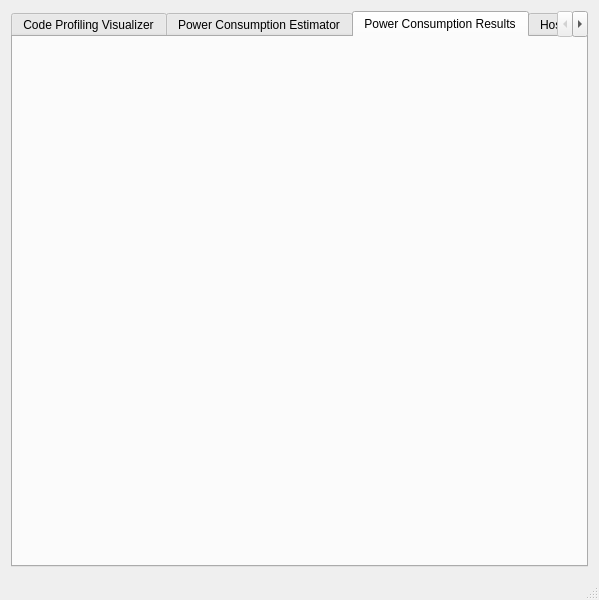
<?xml version="1.0" encoding="UTF-8"?>
<ui version="4.0">
 <class>MainWindow</class>
 <widget class="QMainWindow" name="MainWindow">
  <property name="geometry">
   <rect>
    <x>0</x>
    <y>0</y>
    <width>599</width>
    <height>600</height>
   </rect>
  </property>
  <property name="windowTitle">
   <string>MainWindow</string>
  </property>
  <widget class="QWidget" name="centralWidget">
   <layout class="QGridLayout" name="gridLayout">
    <item row="0" column="0">
     <widget class="QTabWidget" name="tabWidget">
      <property name="currentIndex">
       <number>2</number>
      </property>
      <widget class="QWidget" name="tab_8">
       <attribute name="title">
        <string>Code Profiling Visualizer</string>
       </attribute>
       <layout class="QGridLayout" name="gridLayout_26">
        <item row="0" column="0">
         <layout class="QGridLayout" name="gridLayout_25">
          <item row="5" column="0" colspan="2">
           <widget class="QPushButton" name="pushButton_8">
            <property name="text">
             <string>Profiling Launch!</string>
            </property>
           </widget>
          </item>
          <item row="0" column="0">
           <widget class="QLabel" name="label_58">
            <property name="text">
             <string>Execution Code Location</string>
            </property>
           </widget>
          </item>
          <item row="1" column="1">
           <widget class="QLineEdit" name="lineEdit_8"/>
          </item>
          <item row="4" column="0">
           <widget class="QLabel" name="label_63">
            <property name="text">
             <string/>
            </property>
           </widget>
          </item>
          <item row="1" column="0">
           <widget class="QLabel" name="label_65">
            <property name="text">
             <string>Input File</string>
            </property>
           </widget>
          </item>
          <item row="2" column="1">
           <widget class="QLineEdit" name="lineEdit_9"/>
          </item>
          <item row="0" column="1">
           <widget class="QLineEdit" name="lineEdit_7"/>
          </item>
          <item row="3" column="0">
           <widget class="QLabel" name="label_64">
            <property name="text">
             <string/>
            </property>
           </widget>
          </item>
          <item row="2" column="0">
           <widget class="QLabel" name="label_66">
            <property name="text">
             <string>Argument</string>
            </property>
           </widget>
          </item>
         </layout>
        </item>
       </layout>
      </widget>
      <widget class="QWidget" name="tab_7">
       <attribute name="title">
        <string>Power Consumption Estimator</string>
       </attribute>
       <layout class="QGridLayout" name="gridLayout_53">
        <item row="0" column="0">
         <layout class="QGridLayout" name="gridLayout_52">
          <item row="4" column="1">
           <widget class="QLineEdit" name="hw_info_dir"/>
          </item>
          <item row="2" column="1">
           <widget class="QLineEdit" name="tau_dir"/>
          </item>
          <item row="7" column="0">
           <widget class="QLabel" name="label_134">
            <property name="text">
             <string/>
            </property>
           </widget>
          </item>
          <item row="3" column="0">
           <widget class="QLabel" name="label_137">
            <property name="text">
             <string>SMPI Binary</string>
            </property>
           </widget>
          </item>
          <item row="4" column="2">
           <widget class="QPushButton" name="pushButton_12">
            <property name="text">
             <string>Browse</string>
            </property>
           </widget>
          </item>
          <item row="8" column="0" colspan="3">
           <widget class="QPushButton" name="pushButton_17">
            <property name="text">
             <string>Run</string>
            </property>
           </widget>
          </item>
          <item row="0" column="0">
           <widget class="QLabel" name="label_133">
            <property name="text">
             <string>MPI Binary</string>
            </property>
           </widget>
          </item>
          <item row="2" column="0">
           <widget class="QLabel" name="label_135">
            <property name="text">
             <string>TAU Binary</string>
            </property>
           </widget>
          </item>
          <item row="4" column="0">
           <widget class="QLabel" name="label_136">
            <property name="text">
             <string>Hardware Information </string>
            </property>
           </widget>
          </item>
          <item row="3" column="1">
           <widget class="QLineEdit" name="smpi_dir"/>
          </item>
          <item row="0" column="1">
           <widget class="QLineEdit" name="mpi_dir"/>
          </item>
          <item row="3" column="2">
           <widget class="QPushButton" name="pushButton_11">
            <property name="text">
             <string>Browse</string>
            </property>
           </widget>
          </item>
          <item row="2" column="2">
           <widget class="QPushButton" name="pushButton_10">
            <property name="text">
             <string>Browse</string>
            </property>
           </widget>
          </item>
          <item row="0" column="2">
           <widget class="QPushButton" name="pushButton_9">
            <property name="text">
             <string>Browse</string>
            </property>
           </widget>
          </item>
         </layout>
        </item>
       </layout>
      </widget>
      <widget class="QWidget" name="Results">
       <attribute name="title">
        <string>Power Consumption Results</string>
       </attribute>
      </widget>
      <widget class="QWidget" name="tab">
       <attribute name="title">
        <string>Host Usage Overview</string>
       </attribute>
       <layout class="QGridLayout" name="gridLayout_10">
        <item row="0" column="0">
         <layout class="QGridLayout" name="gridLayout_2"/>
        </item>
       </layout>
      </widget>
      <widget class="QWidget" name="tab_2">
       <attribute name="title">
        <string>Device Usage Overview</string>
       </attribute>
       <layout class="QGridLayout" name="gridLayout_3">
        <item row="0" column="0">
         <widget class="QFrame" name="frame">
          <layout class="QGridLayout" name="gridLayout_4"/>
         </widget>
        </item>
       </layout>
      </widget>
      <widget class="QWidget" name="tab_3">
       <attribute name="title">
        <string>Device Processor Usage</string>
       </attribute>
       <layout class="QGridLayout" name="gridLayout_5">
        <item row="0" column="0">
         <widget class="QFrame" name="frame">
          <property name="sizePolicy">
           <sizepolicy hsizetype="Preferred" vsizetype="Maximum">
            <horstretch>0</horstretch>
            <verstretch>0</verstretch>
           </sizepolicy>
          </property>
          <property name="frameShape">
           <enum>QFrame::StyledPanel</enum>
          </property>
          <property name="frameShadow">
           <enum>QFrame::Raised</enum>
          </property>
          <layout class="QVBoxLayout" name="verticalLayout">
           <item>
            <widget class="QLabel" name="PU_Label_1">
             <property name="text">
              <string>Device</string>
             </property>
             <property name="alignment">
              <set>Qt::AlignCenter</set>
             </property>
            </widget>
           </item>
           <item>
            <widget class="QComboBox" name="PU_Device_comboBox"/>
           </item>
          </layout>
         </widget>
        </item>
        <item row="0" column="1">
         <widget class="QFrame" name="frame_2">
          <property name="sizePolicy">
           <sizepolicy hsizetype="Preferred" vsizetype="Maximum">
            <horstretch>0</horstretch>
            <verstretch>0</verstretch>
           </sizepolicy>
          </property>
          <property name="frameShape">
           <enum>QFrame::StyledPanel</enum>
          </property>
          <property name="frameShadow">
           <enum>QFrame::Raised</enum>
          </property>
          <layout class="QVBoxLayout" name="verticalLayout_2">
           <item>
            <widget class="QLabel" name="PU_Label_2">
             <property name="text">
              <string>Type</string>
             </property>
             <property name="alignment">
              <set>Qt::AlignCenter</set>
             </property>
            </widget>
           </item>
           <item>
            <widget class="QComboBox" name="PU_Type_comboBox">
             <item>
              <property name="text">
               <string>Double</string>
              </property>
             </item>
             <item>
              <property name="text">
               <string>Single</string>
              </property>
             </item>
             <item>
              <property name="text">
               <string>Int</string>
              </property>
             </item>
             <item>
              <property name="text">
               <string>Long</string>
              </property>
             </item>
            </widget>
           </item>
          </layout>
         </widget>
        </item>
        <item row="1" column="0" colspan="2">
         <layout class="QGridLayout" name="gridLayout_6"/>
        </item>
       </layout>
      </widget>
      <widget class="QWidget" name="tab_4">
       <attribute name="title">
        <string>Device Memory Usage</string>
       </attribute>
       <layout class="QGridLayout" name="gridLayout_7">
        <item row="0" column="0">
         <widget class="QFrame" name="frame_3">
          <property name="sizePolicy">
           <sizepolicy hsizetype="Preferred" vsizetype="Maximum">
            <horstretch>0</horstretch>
            <verstretch>0</verstretch>
           </sizepolicy>
          </property>
          <property name="frameShape">
           <enum>QFrame::StyledPanel</enum>
          </property>
          <property name="frameShadow">
           <enum>QFrame::Raised</enum>
          </property>
          <layout class="QVBoxLayout" name="verticalLayout_3">
           <item>
            <widget class="QLabel" name="MU_Device_Label">
             <property name="text">
              <string>Device</string>
             </property>
             <property name="alignment">
              <set>Qt::AlignCenter</set>
             </property>
            </widget>
           </item>
           <item>
            <widget class="QComboBox" name="MU_Device_comboBox"/>
           </item>
          </layout>
         </widget>
        </item>
        <item row="1" column="0">
         <layout class="QGridLayout" name="gridLayout_9">
          <item row="1" column="0">
           <widget class="QGroupBox" name="groupBox_4">
            <property name="title">
             <string>Device Global ↔ Shared Memory</string>
            </property>
            <property name="alignment">
             <set>Qt::AlignLeading|Qt::AlignLeft|Qt::AlignVCenter</set>
            </property>
            <layout class="QGridLayout" name="gridLayout_12">
             <item row="1" column="0">
              <widget class="QLabel" name="label_36">
               <property name="text">
                <string>Shared to Global</string>
               </property>
               <property name="alignment">
                <set>Qt::AlignRight|Qt::AlignTrailing|Qt::AlignVCenter</set>
               </property>
              </widget>
             </item>
             <item row="0" column="0">
              <widget class="QLabel" name="label_35">
               <property name="text">
                <string>Global to Shared</string>
               </property>
               <property name="alignment">
                <set>Qt::AlignRight|Qt::AlignTrailing|Qt::AlignVCenter</set>
               </property>
              </widget>
             </item>
             <item row="0" column="2">
              <widget class="QLabel" name="label_43">
               <property name="text">
                <string/>
               </property>
              </widget>
             </item>
             <item row="1" column="2">
              <widget class="QLabel" name="label_44">
               <property name="text">
                <string/>
               </property>
              </widget>
             </item>
             <item row="0" column="1">
              <layout class="QGridLayout" name="gridLayout_17"/>
             </item>
             <item row="1" column="1">
              <layout class="QGridLayout" name="gridLayout_18"/>
             </item>
            </layout>
           </widget>
          </item>
          <item row="2" column="0">
           <widget class="QGroupBox" name="groupBox_5">
            <property name="title">
             <string>Device Shared ↔ Register</string>
            </property>
            <property name="alignment">
             <set>Qt::AlignLeading|Qt::AlignLeft|Qt::AlignVCenter</set>
            </property>
            <layout class="QGridLayout" name="gridLayout_13">
             <item row="0" column="0">
              <widget class="QLabel" name="label_37">
               <property name="text">
                <string>Shared to Register</string>
               </property>
               <property name="alignment">
                <set>Qt::AlignRight|Qt::AlignTrailing|Qt::AlignVCenter</set>
               </property>
              </widget>
             </item>
             <item row="1" column="0">
              <widget class="QLabel" name="label_38">
               <property name="text">
                <string>Register to Shared</string>
               </property>
               <property name="alignment">
                <set>Qt::AlignRight|Qt::AlignTrailing|Qt::AlignVCenter</set>
               </property>
              </widget>
             </item>
             <item row="0" column="2">
              <widget class="QLabel" name="label_45">
               <property name="text">
                <string/>
               </property>
              </widget>
             </item>
             <item row="1" column="2">
              <widget class="QLabel" name="label_46">
               <property name="text">
                <string/>
               </property>
              </widget>
             </item>
             <item row="0" column="1">
              <layout class="QGridLayout" name="gridLayout_19"/>
             </item>
             <item row="1" column="1">
              <layout class="QGridLayout" name="gridLayout_20"/>
             </item>
            </layout>
           </widget>
          </item>
          <item row="0" column="0">
           <widget class="QGroupBox" name="groupBox_3">
            <property name="title">
             <string>Host ↔ Device Global Memory</string>
            </property>
            <property name="alignment">
             <set>Qt::AlignLeading|Qt::AlignLeft|Qt::AlignVCenter</set>
            </property>
            <layout class="QGridLayout" name="gridLayout_11">
             <item row="0" column="0">
              <widget class="QLabel" name="label_33">
               <property name="text">
                <string>Host to Device</string>
               </property>
               <property name="alignment">
                <set>Qt::AlignRight|Qt::AlignTrailing|Qt::AlignVCenter</set>
               </property>
              </widget>
             </item>
             <item row="1" column="0">
              <widget class="QLabel" name="label_34">
               <property name="text">
                <string>Device to Host</string>
               </property>
               <property name="alignment">
                <set>Qt::AlignRight|Qt::AlignTrailing|Qt::AlignVCenter</set>
               </property>
              </widget>
             </item>
             <item row="0" column="2">
              <widget class="QLabel" name="label_41">
               <property name="text">
                <string/>
               </property>
              </widget>
             </item>
             <item row="1" column="2">
              <widget class="QLabel" name="label_42">
               <property name="text">
                <string/>
               </property>
              </widget>
             </item>
             <item row="0" column="1">
              <layout class="QGridLayout" name="gridLayout_15"/>
             </item>
             <item row="1" column="1">
              <layout class="QGridLayout" name="gridLayout_16"/>
             </item>
            </layout>
           </widget>
          </item>
          <item row="3" column="0">
           <widget class="QGroupBox" name="groupBox_6">
            <property name="title">
             <string>Device Global ↔ Register</string>
            </property>
            <property name="alignment">
             <set>Qt::AlignLeading|Qt::AlignLeft|Qt::AlignVCenter</set>
            </property>
            <layout class="QGridLayout" name="gridLayout_14">
             <item row="1" column="0">
              <widget class="QLabel" name="label_40">
               <property name="text">
                <string>Register to Global</string>
               </property>
               <property name="alignment">
                <set>Qt::AlignRight|Qt::AlignTrailing|Qt::AlignVCenter</set>
               </property>
              </widget>
             </item>
             <item row="0" column="0">
              <widget class="QLabel" name="label_39">
               <property name="text">
                <string>Global to Register</string>
               </property>
               <property name="alignment">
                <set>Qt::AlignRight|Qt::AlignTrailing|Qt::AlignVCenter</set>
               </property>
              </widget>
             </item>
             <item row="0" column="2">
              <widget class="QLabel" name="label_47">
               <property name="text">
                <string/>
               </property>
              </widget>
             </item>
             <item row="1" column="2">
              <widget class="QLabel" name="label_48">
               <property name="text">
                <string/>
               </property>
              </widget>
             </item>
             <item row="0" column="1">
              <layout class="QGridLayout" name="gridLayout_21"/>
             </item>
             <item row="1" column="1">
              <layout class="QGridLayout" name="gridLayout_22"/>
             </item>
            </layout>
           </widget>
          </item>
         </layout>
        </item>
       </layout>
      </widget>
      <widget class="QWidget" name="tab_5">
       <attribute name="title">
        <string>Device Properties</string>
       </attribute>
       <layout class="QGridLayout" name="gridLayout_8">
        <item row="1" column="0">
         <widget class="QGroupBox" name="groupBox">
          <property name="sizePolicy">
           <sizepolicy hsizetype="Maximum" vsizetype="Preferred">
            <horstretch>0</horstretch>
            <verstretch>0</verstretch>
           </sizepolicy>
          </property>
          <property name="title">
           <string/>
          </property>
          <layout class="QVBoxLayout" name="verticalLayout_5">
           <item>
            <widget class="QLabel" name="label">
             <property name="text">
              <string>Name</string>
             </property>
             <property name="alignment">
              <set>Qt::AlignRight|Qt::AlignTrailing|Qt::AlignVCenter</set>
             </property>
            </widget>
           </item>
           <item>
            <widget class="QLabel" name="label_2">
             <property name="text">
              <string>Compute Capability</string>
             </property>
             <property name="alignment">
              <set>Qt::AlignRight|Qt::AlignTrailing|Qt::AlignVCenter</set>
             </property>
            </widget>
           </item>
           <item>
            <widget class="QLabel" name="label_3">
             <property name="text">
              <string>Clock Rate</string>
             </property>
             <property name="alignment">
              <set>Qt::AlignRight|Qt::AlignTrailing|Qt::AlignVCenter</set>
             </property>
            </widget>
           </item>
           <item>
            <widget class="QLabel" name="label_4">
             <property name="text">
              <string>Streaming Multiprocessors</string>
             </property>
             <property name="alignment">
              <set>Qt::AlignRight|Qt::AlignTrailing|Qt::AlignVCenter</set>
             </property>
            </widget>
           </item>
           <item>
            <widget class="QLabel" name="label_5">
             <property name="text">
              <string>Warp Size</string>
             </property>
             <property name="alignment">
              <set>Qt::AlignRight|Qt::AlignTrailing|Qt::AlignVCenter</set>
             </property>
            </widget>
           </item>
           <item>
            <widget class="QLabel" name="label_6">
             <property name="text">
              <string>Max. Threads per SM</string>
             </property>
             <property name="alignment">
              <set>Qt::AlignRight|Qt::AlignTrailing|Qt::AlignVCenter</set>
             </property>
            </widget>
           </item>
           <item>
            <widget class="QLabel" name="label_7">
             <property name="text">
              <string>Max. Threads per Block</string>
             </property>
             <property name="alignment">
              <set>Qt::AlignRight|Qt::AlignTrailing|Qt::AlignVCenter</set>
             </property>
            </widget>
           </item>
           <item>
            <widget class="QLabel" name="label_8">
             <property name="text">
              <string>Max. Thread Dimension</string>
             </property>
             <property name="alignment">
              <set>Qt::AlignRight|Qt::AlignTrailing|Qt::AlignVCenter</set>
             </property>
            </widget>
           </item>
           <item>
            <widget class="QLabel" name="label_9">
             <property name="text">
              <string>Max. Grid Dimension</string>
             </property>
             <property name="alignment">
              <set>Qt::AlignRight|Qt::AlignTrailing|Qt::AlignVCenter</set>
             </property>
            </widget>
           </item>
           <item>
            <widget class="QLabel" name="label_10">
             <property name="text">
              <string>Max. Registers per SM</string>
             </property>
             <property name="alignment">
              <set>Qt::AlignRight|Qt::AlignTrailing|Qt::AlignVCenter</set>
             </property>
            </widget>
           </item>
           <item>
            <widget class="QLabel" name="label_11">
             <property name="text">
              <string>Max. Registers per Block</string>
             </property>
             <property name="alignment">
              <set>Qt::AlignRight|Qt::AlignTrailing|Qt::AlignVCenter</set>
             </property>
            </widget>
           </item>
           <item>
            <widget class="QLabel" name="label_12">
             <property name="text">
              <string>Max. Shared Memory per SM</string>
             </property>
             <property name="alignment">
              <set>Qt::AlignRight|Qt::AlignTrailing|Qt::AlignVCenter</set>
             </property>
            </widget>
           </item>
           <item>
            <widget class="QLabel" name="label_13">
             <property name="text">
              <string>Max. Shared Memory per Block</string>
             </property>
             <property name="alignment">
              <set>Qt::AlignRight|Qt::AlignTrailing|Qt::AlignVCenter</set>
             </property>
            </widget>
           </item>
           <item>
            <widget class="QLabel" name="label_14">
             <property name="text">
              <string>Concurrent Kernels</string>
             </property>
             <property name="alignment">
              <set>Qt::AlignRight|Qt::AlignTrailing|Qt::AlignVCenter</set>
             </property>
            </widget>
           </item>
           <item>
            <widget class="QLabel" name="label_15">
             <property name="text">
              <string/>
             </property>
             <property name="alignment">
              <set>Qt::AlignRight|Qt::AlignTrailing|Qt::AlignVCenter</set>
             </property>
            </widget>
           </item>
           <item>
            <widget class="QLabel" name="label_16">
             <property name="text">
              <string/>
             </property>
             <property name="alignment">
              <set>Qt::AlignRight|Qt::AlignTrailing|Qt::AlignVCenter</set>
             </property>
            </widget>
           </item>
          </layout>
         </widget>
        </item>
        <item row="1" column="1">
         <widget class="QGroupBox" name="groupBox_2">
          <property name="title">
           <string/>
          </property>
          <layout class="QVBoxLayout" name="verticalLayout_6">
           <item>
            <widget class="QLabel" name="label_17">
             <property name="text">
              <string/>
             </property>
            </widget>
           </item>
           <item>
            <widget class="QLabel" name="label_18">
             <property name="text">
              <string/>
             </property>
            </widget>
           </item>
           <item>
            <widget class="QLabel" name="label_19">
             <property name="text">
              <string/>
             </property>
            </widget>
           </item>
           <item>
            <widget class="QLabel" name="label_20">
             <property name="text">
              <string/>
             </property>
            </widget>
           </item>
           <item>
            <widget class="QLabel" name="label_21">
             <property name="text">
              <string/>
             </property>
            </widget>
           </item>
           <item>
            <widget class="QLabel" name="label_22">
             <property name="text">
              <string/>
             </property>
            </widget>
           </item>
           <item>
            <widget class="QLabel" name="label_23">
             <property name="text">
              <string/>
             </property>
            </widget>
           </item>
           <item>
            <widget class="QLabel" name="label_24">
             <property name="text">
              <string/>
             </property>
            </widget>
           </item>
           <item>
            <widget class="QLabel" name="label_25">
             <property name="text">
              <string/>
             </property>
            </widget>
           </item>
           <item>
            <widget class="QLabel" name="label_26">
             <property name="text">
              <string/>
             </property>
            </widget>
           </item>
           <item>
            <widget class="QLabel" name="label_27">
             <property name="text">
              <string/>
             </property>
            </widget>
           </item>
           <item>
            <widget class="QLabel" name="label_28">
             <property name="text">
              <string/>
             </property>
            </widget>
           </item>
           <item>
            <widget class="QLabel" name="label_29">
             <property name="text">
              <string/>
             </property>
            </widget>
           </item>
           <item>
            <widget class="QLabel" name="label_30">
             <property name="text">
              <string/>
             </property>
            </widget>
           </item>
           <item>
            <widget class="QLabel" name="label_31">
             <property name="text">
              <string/>
             </property>
            </widget>
           </item>
           <item>
            <widget class="QLabel" name="label_32">
             <property name="text">
              <string/>
             </property>
            </widget>
           </item>
          </layout>
         </widget>
        </item>
        <item row="0" column="0" colspan="2">
         <widget class="QFrame" name="frame_4">
          <property name="sizePolicy">
           <sizepolicy hsizetype="Preferred" vsizetype="Maximum">
            <horstretch>0</horstretch>
            <verstretch>0</verstretch>
           </sizepolicy>
          </property>
          <property name="frameShape">
           <enum>QFrame::StyledPanel</enum>
          </property>
          <property name="frameShadow">
           <enum>QFrame::Raised</enum>
          </property>
          <layout class="QVBoxLayout" name="verticalLayout_4">
           <item>
            <widget class="QLabel" name="Prop_Label">
             <property name="text">
              <string>Device</string>
             </property>
             <property name="alignment">
              <set>Qt::AlignCenter</set>
             </property>
            </widget>
           </item>
           <item>
            <widget class="QComboBox" name="Prop_Device_comboBox"/>
           </item>
          </layout>
         </widget>
        </item>
       </layout>
      </widget>
      <widget class="QWidget" name="tab_6">
       <attribute name="title">
        <string>Checkpoint</string>
       </attribute>
       <layout class="QGridLayout" name="gridLayout_23">
        <item row="0" column="0">
         <layout class="QGridLayout" name="gridLayout_24">
          <item row="17" column="2" colspan="2">
           <widget class="QPushButton" name="pushButton_5">
            <property name="text">
             <string>Reset</string>
            </property>
           </widget>
          </item>
          <item row="5" column="1" colspan="3">
           <widget class="QLineEdit" name="lineEdit_4"/>
          </item>
          <item row="17" column="0" colspan="2">
           <widget class="QPushButton" name="pushButton_4">
            <property name="text">
             <string>Setting</string>
            </property>
           </widget>
          </item>
          <item row="5" column="0">
           <widget class="QLabel" name="label_52">
            <property name="text">
             <string>Execution Time</string>
            </property>
           </widget>
          </item>
          <item row="3" column="0">
           <widget class="QLabel" name="label_49">
            <property name="text">
             <string>Checkpoint Interval</string>
            </property>
           </widget>
          </item>
          <item row="3" column="1" colspan="3">
           <widget class="QLineEdit" name="lineEdit_2"/>
          </item>
          <item row="0" column="1" colspan="3">
           <widget class="QLineEdit" name="lineEdit">
            <property name="text">
             <string/>
            </property>
           </widget>
          </item>
          <item row="0" column="0">
           <widget class="QLabel" name="label_51">
            <property name="text">
             <string>Checkpoint Application</string>
            </property>
           </widget>
          </item>
          <item row="4" column="1" colspan="3">
           <widget class="QLineEdit" name="lineEdit_3"/>
          </item>
          <item row="23" column="0" colspan="4">
           <widget class="QPushButton" name="pushButton_6">
            <property name="text">
             <string>Close Checkpoint</string>
            </property>
           </widget>
          </item>
          <item row="21" column="0" colspan="4">
           <widget class="QPushButton" name="pushButton_2">
            <property name="text">
             <string>Checkpoint_Launch</string>
            </property>
           </widget>
          </item>
          <item row="19" column="0" colspan="4">
           <widget class="QPushButton" name="pushButton">
            <property name="text">
             <string>Coodinator Start</string>
            </property>
           </widget>
          </item>
          <item row="22" column="0" colspan="4">
           <widget class="QPushButton" name="pushButton_3">
            <property name="text">
             <string>Restart</string>
            </property>
           </widget>
          </item>
          <item row="4" column="0">
           <widget class="QLabel" name="label_50">
            <property name="text">
             <string>Checkpoint Directory</string>
            </property>
           </widget>
          </item>
          <item row="15" column="0" colspan="4">
           <widget class="QLabel" name="label_57">
            <property name="text">
             <string/>
            </property>
           </widget>
          </item>
          <item row="20" column="0" colspan="4">
           <widget class="QPushButton" name="pushButton_7">
            <property name="text">
             <string>Optimal_Interval</string>
            </property>
           </widget>
          </item>
          <item row="12" column="0">
           <widget class="QLabel" name="label_61">
            <property name="text">
             <string/>
            </property>
           </widget>
          </item>
          <item row="7" column="0">
           <widget class="QLabel" name="label_53">
            <property name="text">
             <string>Fault Rate</string>
            </property>
           </widget>
          </item>
          <item row="11" column="0">
           <widget class="QLabel" name="label_60">
            <property name="text">
             <string/>
            </property>
           </widget>
          </item>
          <item row="14" column="0" colspan="4">
           <widget class="QLabel" name="label_56">
            <property name="text">
             <string/>
            </property>
           </widget>
          </item>
          <item row="10" column="0">
           <widget class="QLabel" name="label_59">
            <property name="text">
             <string/>
            </property>
           </widget>
          </item>
          <item row="9" column="0" colspan="2">
           <widget class="QLabel" name="label_54">
            <property name="text">
             <string>Optimal Interval</string>
            </property>
           </widget>
          </item>
          <item row="7" column="1" colspan="3">
           <widget class="QLineEdit" name="lineEdit_5"/>
          </item>
          <item row="9" column="2" colspan="2">
           <widget class="QLabel" name="label_55">
            <property name="text">
             <string/>
            </property>
           </widget>
          </item>
          <item row="6" column="1" colspan="3">
           <widget class="QLineEdit" name="lineEdit_6"/>
          </item>
          <item row="6" column="0">
           <widget class="QLabel" name="label_62">
            <property name="text">
             <string>Checkpoint Time</string>
            </property>
           </widget>
          </item>
         </layout>
        </item>
       </layout>
      </widget>
     </widget>
    </item>
   </layout>
  </widget>
  <widget class="QMenuBar" name="menuBar">
   <property name="geometry">
    <rect>
     <x>0</x>
     <y>0</y>
     <width>599</width>
     <height>20</height>
    </rect>
   </property>
  </widget>
  <widget class="QStatusBar" name="statusBar"/>
 </widget>
 <layoutdefault spacing="6" margin="11"/>
 <resources/>
 <connections/>
</ui>
